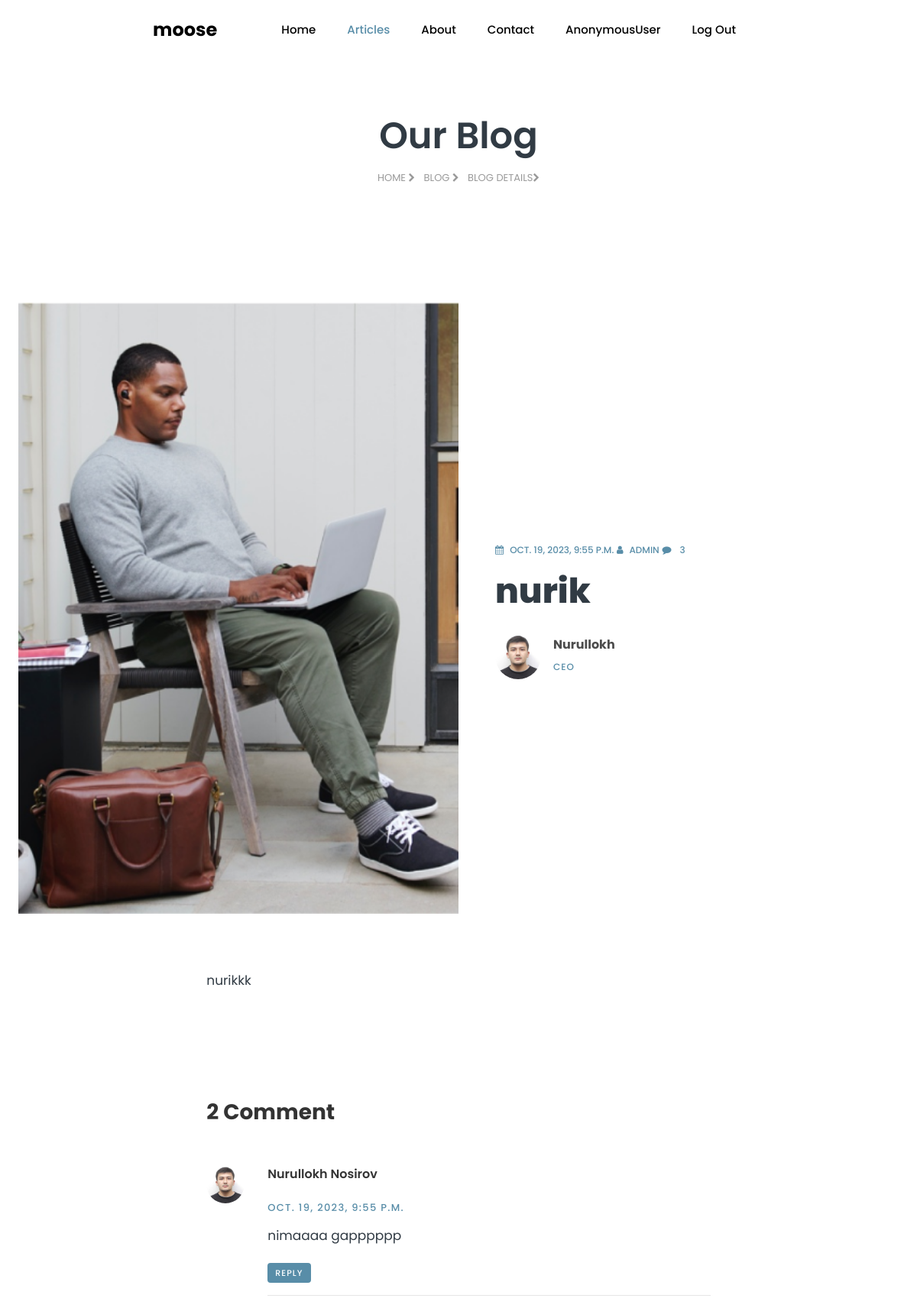
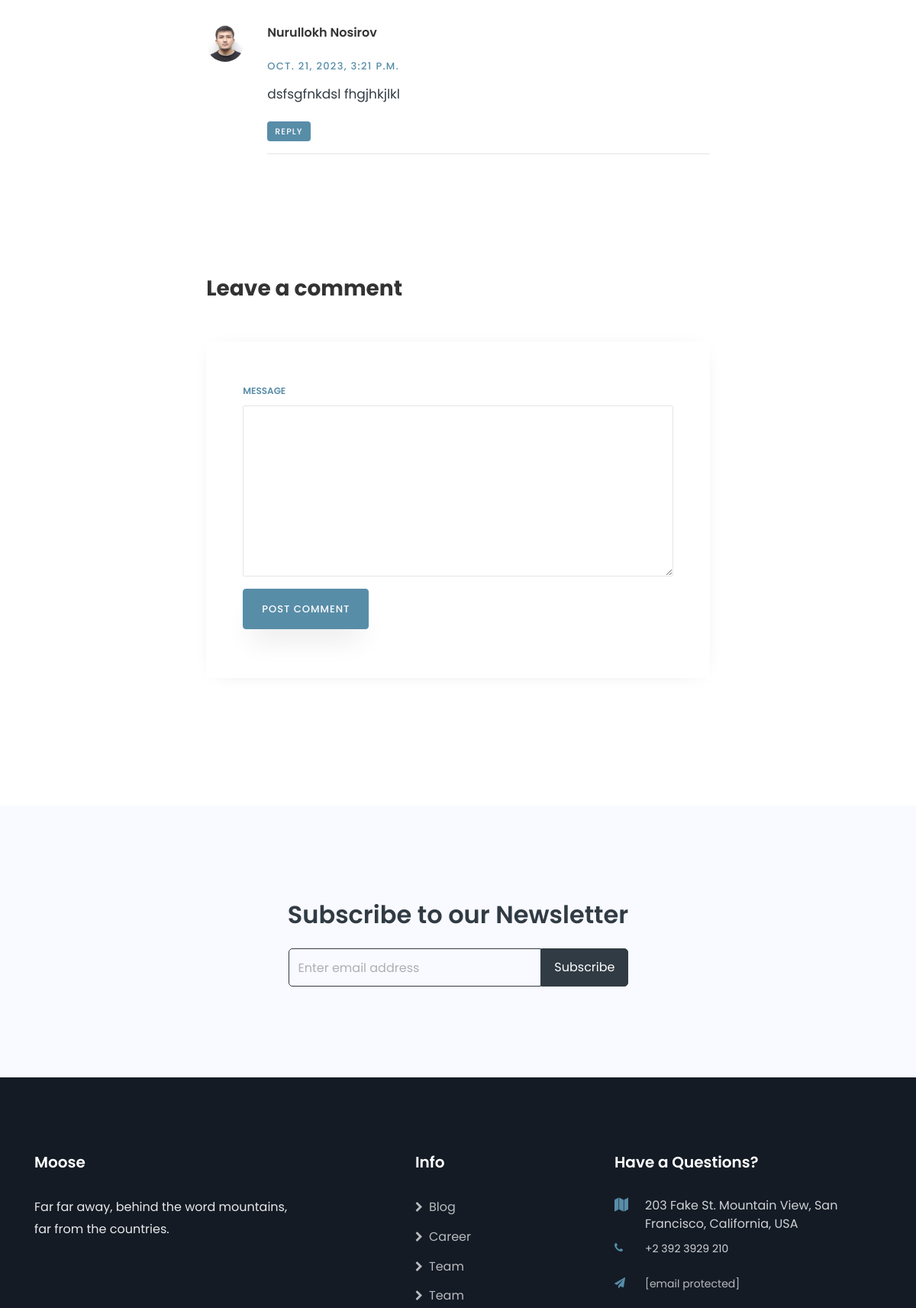
Screenshot of /post/3 (upper part) with the database file from the repository (2 pictures, top to bottom).
### main/models.py (models this page shows, shortened)
class PostModel(models.Model):
    title = models.CharField(max_length=150)
    img = models.ImageField(upload_to='posts/')
    description = models.TextField()
    auther = models.ForeignKey(UserModel, on_delete=models.CASCADE)
    tags = models.ManyToManyField(TagModels, null=True, blank=True)
    created_at = models.DateTimeField(auto_now_add=True)

class UserModel(models.Model):
    first_name = models.CharField(max_length=100)
    last_name = models.CharField(max_length=100)
    avatar = models.ImageField(upload_to='avatar/')
    bio = models.CharField(max_length=200)
    username = models.CharField(max_length=100, unique=True)
    email = models.EmailField(unique=True)
    password = models.CharField(max_length=100)
    created_at = models.DateTimeField(auto_now_add=True)
    def __str__(self):
        return self.first_name

class CommentModels(models.Model):
    name = models.CharField(max_length=250)
    post_c = models.ForeignKey(PostModel, on_delete=models.CASCADE)
    auther = models.ForeignKey(UserModel, on_delete=models.CASCADE)
    created_at = models.DateTimeField(auto_now_add=True)

### main/views.py (the view)
# urls.py: path('post/<int:pk>', detail, name='detail'),
def detail(request, pk):
    obj = PostModel.objects.filter(pk=pk)
    comments = CommentModels.objects.filter(post_c_id=pk)
    if request.method == 'POST' and request.POST['name'].strip() != '':
        name = request.POST['name']
        page = pk
        user1 = UserModel.objects.get(username=request.user)
        comment = CommentModels(name=name, post_c_id=page, auther=user1)
        comment.save()
    return render(request, template_name='blog-single.html', context={
        'obj': obj,
        'comments': comments
    })

### templates/blog-single.html (shortened to what this page needs)
{% load static %}
<!DOCTYPE html>
<html lang="en">
<head>
    <link rel="stylesheet" href="https://stackpath.bootstrapcdn.com/font-awesome/4.7.0/css/font-awesome.min.css">
    <link rel="stylesheet" href="{% static 'main/css/animate.css' %}">
    <link rel="stylesheet" href="{% static 'main/css/owl.carousel.min.css' %}">
    <link rel="stylesheet" href="{% static 'main/css/owl.theme.default.min.css' %}">
    <link rel="stylesheet" href="{% static 'main/css/magnific-popup.css' %}">
    <link rel="stylesheet" href="{% static 'main/css/flaticon.css' %}">
    <link rel="stylesheet" href="{% static 'main/css/style.css' %}">
</head>
<body>
<nav class="navbar navbar-expand-lg navbar-dark ftco_navbar bg-dark ftco-navbar-light" id="ftco-navbar">
    <div class="container">
        <a class="navbar-brand" href="index-2.html">moose</a>
        <div class="collapse navbar-collapse" id="ftco-nav">
            <ul class="navbar-nav ml-auto">
                <li class="nav-item"><a href="{% url 'home' %}" class="nav-link">Home</a></li>
                <li class="nav-item active"><a href="{% url 'blog' %}" class="nav-link">Articles</a></li>
                <li class="nav-item"><a href="about.html" class="nav-link">About</a></li>
                <li class="nav-item"><a href="contact.html" class="nav-link">Contact</a></li>
                <li class="nav-item"><a href="{% url 'profile' %}" class="nav-link">{{ request.user }}</a></li>
                <li class="nav-item"><a href="{% url 'log_out' %}" class="nav-link">Log Out</a></li>
            </ul>
        </div>
    </div>
</nav>
<section class="hero-wrap hero-wrap-2">
    <div class="container">
        <div class="row no-gutters slider-text align-items-center justify-content-center">
            <div class="col-md-9 text-center ftco-animate pt-5">
                <h1 class="mb-3 bread">Our Blog</h1>
                <p class="breadcrumbs"><span class="mr-2"><a href="index-2.html">Home <i
                        class="fa fa-chevron-right"></i></a></span> <span class="mr-2"><a href="blog.html">Blog <i
                        class="fa fa-chevron-right"></i></a></span> <span>Blog Details<i
                        class="fa fa-chevron-right"></i></span></p>
            </div>
        </div>
    </div>
</section>
<section class="ftco-section">
    <div class="container-fluid px-md-4">
        <div class="row no-gutters">
            <div class="col-md-12 blog-wrap">
                <div class="row no-gutters align-items-center">
                    {% for blog in obj %}
                        <div class="col-md-6 img img-blog js-fullheight"
                             style="background-image: url({{ blog.img.url }});">
                        </div>
                        <div class="col-md-6">
                            <div class="text p-md-5 py-5 px-4 ftco-animate">
                                <p class="meta">
                                    <a href="#"><span class="fa fa-calendar mr-2"></span>{{ blog.created_at }}</a>
                                    <a href="#"><span class="fa fa-user mr-2"></span>Admin</a>
                                    <a href="#" class="meta-chat"><span class="fa fa-comment mr-2"></span> 3</a>
                                </p>
                                <h2 class="mb-4"><a href="blog-single.html">{{ blog.title }}</a></h2>
                                <div class="icon d-flex align-items-center">
                                    <div class="img" style="background-image: url({{ blog.auther.avatar.url }});"></div>
                                    <div class="position pl-3">
                                        <h4 class="mb-0">{{ blog.auther }}</h4>
                                        <span>{{ blog.auther.bio }}</span>
                                    </div>
                                </div>
                            </div>
                        </div>
                        </div>
                        <div class="row justify-content-center pt-4 py-md-5">
                        <div class="col-md-7">
                        <div class="py-4">
                            <p>
                                {{ blog.description }}
                            </p>
                        </div>
                    {% endfor %}
                    <div class="comment-post py-5">
                        {% if i|length != 1 and i|length != 0 %}
                            <h3 class="mb-5">{{ comments|length }} Comments</h3>
                        {% else %}
                            <h3 class="mb-5">{{ comments|length }} Comment</h3>
                        {% endif %}
                        {% for i in comments %}
                            <ul class="comment-list">
                            <li class="comment">
                            <div class="vcard bio">
                                <img src="{{ i.auther.avatar.url }}" alt="Image placeholder">
                            </div>
                            <div class="comment-body">
                                <h3>{{ i.auther.first_name }} {{ i.auther.last_name }}</h3>
                                <div class="meta">{{ i.created_at }}</div>
                                <p>{{ i.name }}</p>
                                <p><a href="#" class="reply">Reply</a></p>
                                <hr>
                                <br>
                            </div>
                        {% endfor %}
                        </li>
                    </div>
                    <div class="comment-form-wrap pt-5">
                        <h3 class="mb-5">Leave a comment</h3>
                        <form action="#" class="p-5 comment-form" method="POST">{% csrf_token %}
                            <div class="row">
                                <div class="col-md-12">
                                    <div class="form-group">
                                        <label for="message">Message</label>
                                        <textarea name="name" id="message" cols="30" rows="10"
                                                  class="form-control"></textarea>
                                    </div>
                                </div>
                                <div class="col-md-12">
                                    <div class="form-group">
                                        <input type="submit" value="Post Comment" class="btn py-3 px-4 btn-primary">
                                    </div>
                                </div>
                            </div>
                        </form>
                    </div>
                    </div>
                    </div>
            </div>
        </div>
    </div>
</section>
<section class="ftco-intro ftco-section bg-light">
    <div class="container">
        <div class="row justify-content-center">
            <div class="col-md-12 text-center">
                <h2>Subscribe to our Newsletter</h2>
                <div class="row justify-content-center">
                    <div class="col-md-5">
                        <form action="#" class="subscribe-form">
                            <div class="form-group d-flex">
                                <input type="text" class="form-control" placeholder="Enter email address">
                                <input type="submit" value="Subscribe" class="submit px-3">
                            </div>
                        </form>
                    </div>
                </div>
            </div>
        </div>
    </div>
</section>
<footer class="ftco-footer">
    <div class="container">
        <div class="row mb-5 justify-content-between">
            <div class="col-sm-12 col-md-4">
                <div class="ftco-footer-widget mb-4">
                    <h2 class="ftco-heading-2 logo"><a href="#">Moose</a></h2>
                    <p>Far far away, behind the word mountains, far from the countries.</p>
                    <ul class="ftco-footer-social list-unstyled mt-2">
                    </ul>
                </div>
            </div>
            <div class="col-sm-12 col-md-2">
                <div class="ftco-footer-widget mb-4 ml-md-4">
                    <h2 class="ftco-heading-2">Info</h2>
                    <ul class="list-unstyled">
                        <li><a href="#"><span class="fa fa-chevron-right mr-2"></span>Blog</a></li>
                        <li><a href="#"><span class="fa fa-chevron-right mr-2"></span>Career</a></li>
                        <li><a href="#"><span class="fa fa-chevron-right mr-2"></span>Team</a></li>
                        <li><a href="#"><span class="fa fa-chevron-right mr-2"></span>Team</a></li>
                    </ul>
                </div>
            </div>
            <div class="col-sm-12 col-md-4">
                <div class="ftco-footer-widget mb-4">
                    <h2 class="ftco-heading-2">Have a Questions?</h2>
                    <div class="block-23 mb-3">
                        <ul>
                            <li><span class="icon fa fa-map marker"></span><span class="text">203 Fake St. Mountain View, San Francisco, California, USA</span>
                            </li>
                            <li><a href="#"><span class="icon fa fa-phone"></span><span
                                    class="text">+2 392 3929 210</span></a></li>
                            <li><a href="#"><span class="icon fa fa-paper-plane pr-4"></span><span class="text"><span
                                    class="__cf_email__" data-cfemail="eb82858d84ab92849e998f84868a8285c5888486">[email&#160;protected]</span></span></a>
                            </li>
                        </ul>
                    </div>
                </div>
            </div>
        </div>
    </div>
</footer>
</body>
</html>

### rows the page displays
PostModel: img (picture), created_at "OCT. 19, 2023, 9:55 P.M.", title "nurik", auther.avatar (picture), auther "Nurullokh", auther.bio "CEO", description "nurikkk"
CommentModels: auther.avatar (picture), auther.first_name "Nurullokh", auther.last_name "Nosirov", created_at "OCT. 19, 2023, 9:55 P.M.", name "nimaaaa gapppppp"
CommentModels: auther.avatar (picture), auther.first_name "Nurullokh", auther.last_name "Nosirov", created_at "OCT. 21, 2023, 3:21 P.M.", name "dsfsgfnkdsl fhgjhkjlkl"

### other values shown
{{ request.user }} "AnonymousUser"
{{ comments|length }} "2"
